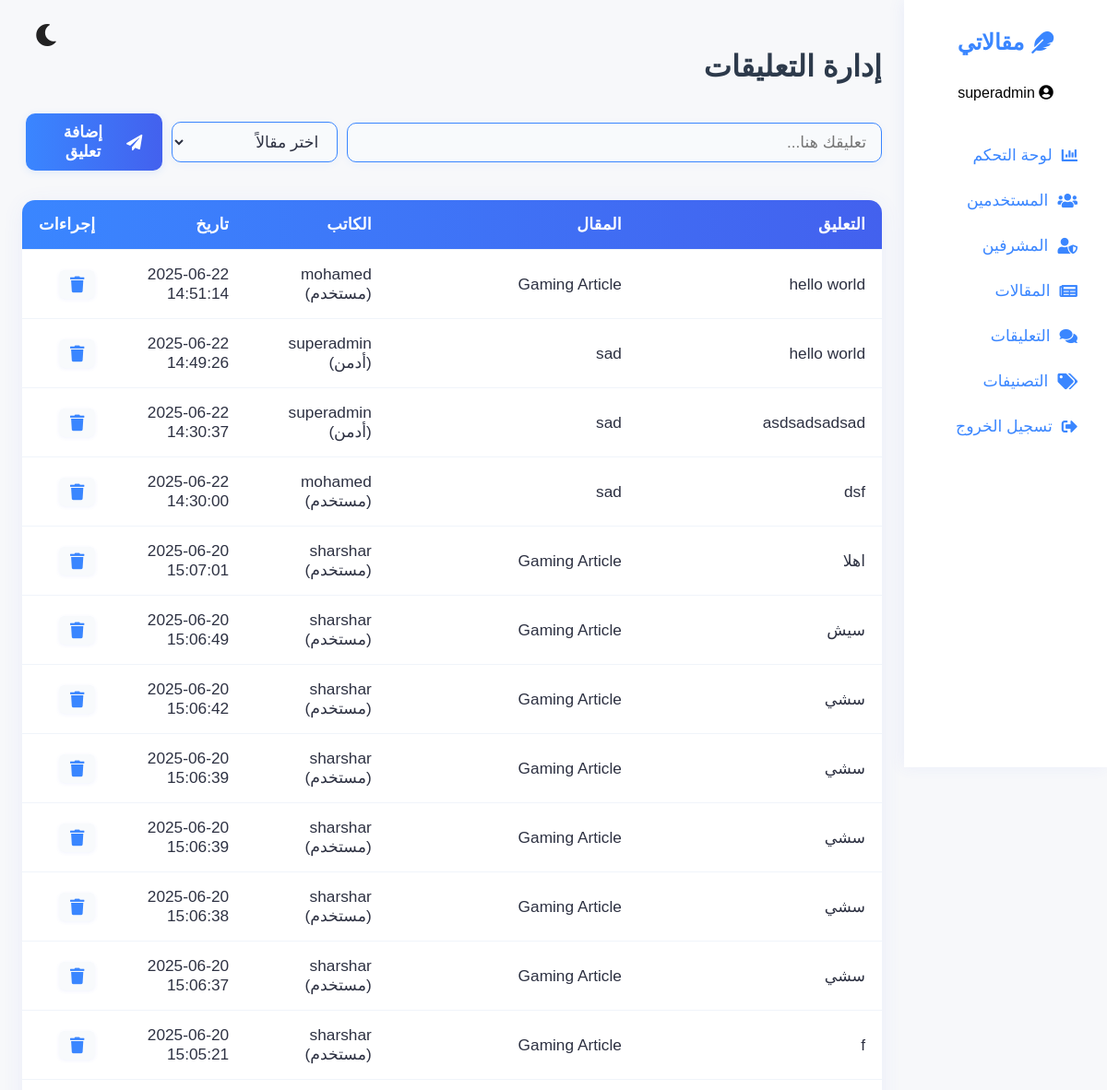
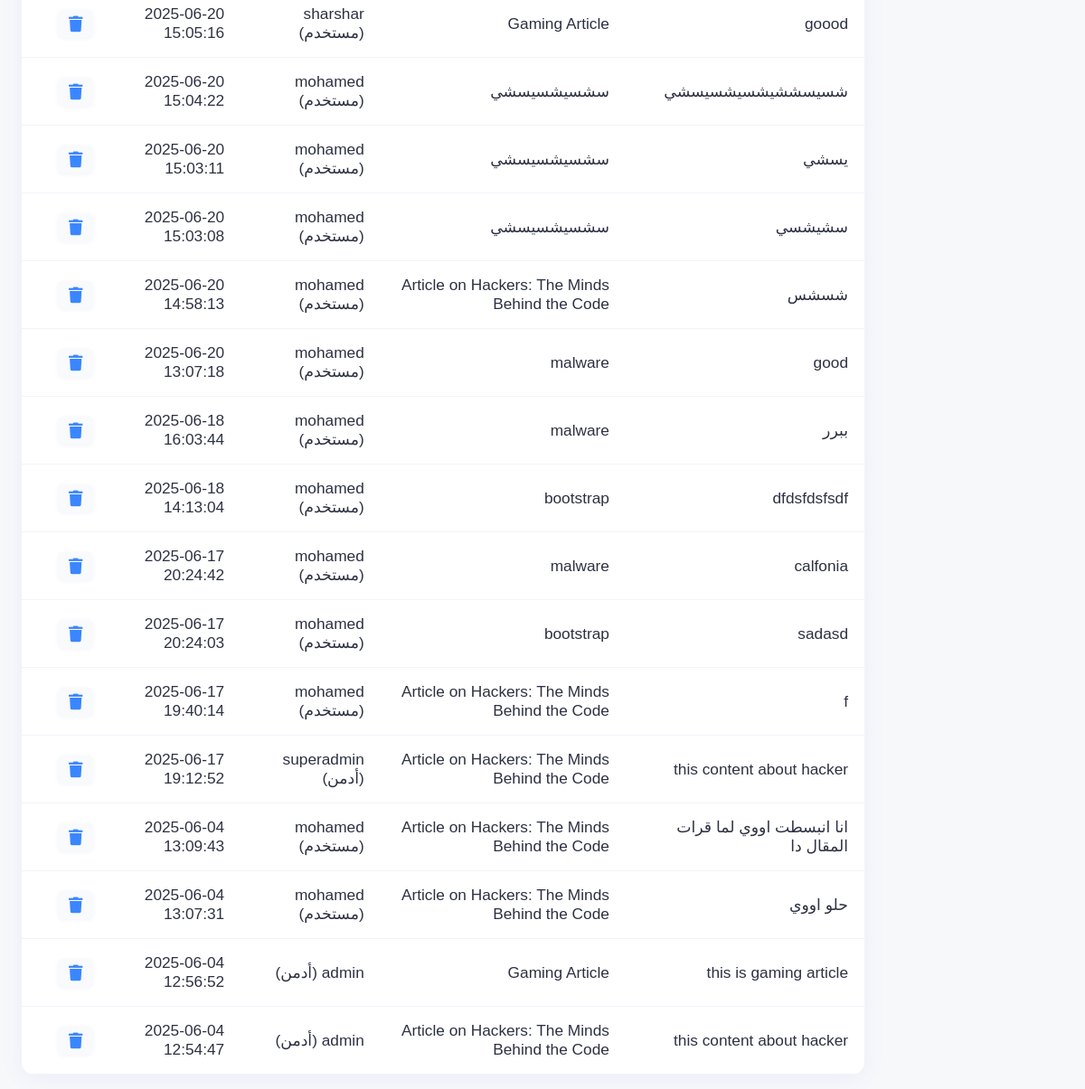
Screenshot of /admin/manage_comments.php (signed in) with the database file from the repository (2 pictures, top to bottom).
### tables this page shows
CREATE TABLE `comments` (
  `id` int NOT NULL,
  `article_id` int NOT NULL,
  `user_id` int DEFAULT NULL,
  `admin_id` int DEFAULT NULL,
  `content` text NOT NULL,
  `is_admin` tinyint(1) DEFAULT '0',
  `status` enum('pending','approved','rejected') DEFAULT 'approved',
  `created_at` timestamp NOT NULL DEFAULT CURRENT_TIMESTAMP
);

CREATE TABLE `articles` (
  `id` int NOT NULL,
  `title` varchar(255) NOT NULL,
  `content` text NOT NULL,
  `image` varchar(100) DEFAULT NULL,
  `created_at` timestamp NOT NULL DEFAULT CURRENT_TIMESTAMP,
  `category_id` int DEFAULT NULL,
  `user_id` int DEFAULT NULL,
  `admin_id` int DEFAULT NULL
);

CREATE TABLE `users` (
  `id` int NOT NULL,
  `username` varchar(50) NOT NULL,
  `email` varchar(100) NOT NULL,
  `password` varchar(255) NOT NULL,
  `created_at` timestamp NOT NULL DEFAULT CURRENT_TIMESTAMP,
  `updated_at` datetime DEFAULT CURRENT_TIMESTAMP ON UPDATE CURRENT_TIMESTAMP,
  `is_active` tinyint(1) DEFAULT '1',
  `reset_token` varchar(100) DEFAULT NULL,
  `reset_expires` datetime DEFAULT NULL
);

### admin/manage_comments.php (the view, shortened to what this page needs)
<?php
require_once '../db.php';
$comments = $pdo->query("SELECT c.*, a.title,
    admins.adminname AS admin_name,
    users.username AS user_name
FROM comments c
JOIN articles a ON c.article_id = a.id
LEFT JOIN admins ON c.admin_id = admins.id
LEFT JOIN users ON c.user_id = users.id
ORDER BY c.created_at DESC")->fetchAll(PDO::FETCH_ASSOC);
?>
<!DOCTYPE html>
<html lang="ar">
<head>
    <link rel="stylesheet" href="https://cdnjs.cloudflare.com/ajax/libs/font-awesome/5.15.1/css/all.min.css">
    <link rel="stylesheet" href="https://cdnjs.cloudflare.com/ajax/libs/animate.css/4.1.1/animate.min.css">
</head>
<body>
<?php include 'sidebar.php'; ?>
<main class="main-content">
    <h1 class="dashboard-title animate__animated animate__fadeInDown">إدارة التعليقات</h1>
    <div class="add-comment-admin-modal" style="margin-bottom:24px;">
        <form action="manage_comments.php" method="post" style="display:flex;gap:10px;align-items:center;flex-wrap:wrap;">
            <div class="disp add-comment-flex-modern">
                <input type="text" name="comment" placeholder="تعليقك هنا..." required class="modern-input">
                <select name="article_id" required class="modern-select">
                    <option value="">اختر مقالاً</option>
                </select>
                <button type="submit" name="add_comment" class="action-btn modern-search-btn"><i class="fa fa-paper-plane"></i> إضافة تعليق</button>
            </div>
        </form>
    </div>
    <table class="data-table comments-table">
        <thead>
            <tr>
                <th>التعليق</th>
                <th>المقال</th>
                <th>الكاتب</th>
                <th>تاريخ</th>
                <th>إجراءات</th>
            </tr>
        </thead>
        <tbody id="commentsTable">
            <?php foreach($comments as $comment): ?>
            <tr>
                <td><?= htmlspecialchars($comment['content']) ?></td>
                <td><?= htmlspecialchars($comment['title']) ?></td>
                <td>
                    <?php
                        if ($comment['is_admin'] == 1 && !empty($comment['admin_name'])) {
                            echo htmlspecialchars($comment['admin_name']) . ' (أدمن)';
                        } elseif ($comment['is_admin'] == 0 && !empty($comment['user_name'])) {
                            echo htmlspecialchars($comment['user_name']) . ' (مستخدم)';
                        } else {
                            echo '-';
                        }
                    ?>
                </td>
                <td><?= htmlspecialchars($comment['created_at']) ?></td>
                <td>
                    <button type="button" class="action-btn delete-btn" onclick="openDeleteCommentModal(<?= $comment['id'] ?>, '<?= htmlspecialchars(addslashes($comment['content'])) ?>')"><i class="fa fa-trash"></i></button>
                </td>
            </tr>
            <?php endforeach; ?>
        </tbody>
    </table>
</main>
<button id="themeToggle" aria-label="تبديل الوضع" style="position:absolute;left:2rem;top:1.5rem;background:none;border:none;cursor:pointer;font-size:1.5rem;z-index:10;"><i class="fa fa-moon" style="color:#222;"></i></button>
</body>
</html>

### admin/manage_comments.php (style rules this page uses)
body { font-family: 'Cairo', Tahoma, Arial, sans-serif; background: #f7f8fa; margin: 0; padding: 0; direction: rtl; }
.main-content { padding: 2rem 2vw 1rem 2vw; margin-right: 220px; }
.dashboard-title { font-size: 2rem; color: #2d3a4b; margin-bottom: 2rem; font-weight: bold; }
.comments-table { width: 100%; border-collapse: separate; border-spacing: 0; background: #fff; border-radius: 14px; box-shadow: 0 4px 24px rgba(67,97,238,0.07); overflow: hidden; margin-top: 32px; font-size: 1.08rem; direction: rtl; }
.comments-table thead tr { background: linear-gradient(90deg, #3a86ff 0%, #4361ee 100%); color: #fff; }
.comments-table th, .comments-table td { padding: 16px 18px; text-align: right; border-bottom: 1px solid #f0f4fa; }
.comments-table th { font-weight: bold; font-size: 1.1rem; letter-spacing: 0.01em; }
.comments-table tbody tr { transition: background 0.2s; }
.comments-table td { color: #2d3142; }
.action-btn { background: #f8fafc; border: none; border-radius: 6px; color: #3a86ff; padding: 7px 12px; margin-left: 4px; font-size: 1.1rem; cursor: pointer; transition: background 0.2s, color 0.2s; box-shadow: 0 1px 4px rgba(67,97,238,0.07); display: inline-flex; align-items: center; justify-content: center; }
form { display: flex; flex-direction: column; align-items: center; width: 100%; }
.add-comment-flex-modern { display: flex; align-items: center; gap: 10px; width: 100%; }
.add-comment-flex-modern .modern-input { order: 1; flex: 0 1 80%; max-width: 80%; min-width: 120px; padding: 10px 16px; border-radius: 10px; border: 1.5px solid #3a86ff; background: #f8fafc; font-size: 1.08rem; color: #2d3142; box-shadow: 0 2px 8px #3a86ff11; transition: border 0.2s, box-shadow 0.2s; outline: none; font-family: inherit; font-weight: 500; }
.add-comment-flex-modern .modern-select { order: 2; flex: 0 0 180px; min-width: 120px; max-width: 220px; padding: 10px 16px; border-radius: 10px; border: 1.5px solid #3a86ff; background: #f8fafc; font-size: 1.08rem; color: #2d3142; box-shadow: 0 2px 8px #3a86ff11; transition: border 0.2s, box-shadow 0.2s; outline: none; font-family: inherit; font-weight: 500; }
.add-comment-flex-modern .modern-search-btn { order: 3; flex: 0 1 20%; max-width: 20%; min-width: 120px; background: linear-gradient(90deg, #3a86ff 0%, #4361ee 100%); color: #fff; border: none; border-radius: 10px; padding: 10px 22px; font-size: 1.08rem; font-weight: bold; box-shadow: 0 2px 8px #3a86ff22; display: flex; align-items: center; gap: 7px; transition: background 0.2s, box-shadow 0.2s; cursor: pointer; justify-content: center; }

### rows the page displays
comments: content "hello world", article.title "Gaming Article", user.username "mohamed", created_at "2025-06-22 14:51:14"
comments: content "hello world", article.title "sad", admin.adminname "superadmin", created_at "2025-06-22 14:49:26"
comments: content "asdsadsadsad", article.title "sad", admin.adminname "superadmin", created_at "2025-06-22 14:30:37"
comments: content "dsf", article.title "sad", user.username "mohamed", created_at "2025-06-22 14:30:00"
comments: content "اهلا", article.title "Gaming Article", user.username "sharshar", created_at "2025-06-20 15:07:01"
comments: content "سيش", article.title "Gaming Article", user.username "sharshar", created_at "2025-06-20 15:06:49"
comments: content "سشي", article.title "Gaming Article", user.username "sharshar", created_at "2025-06-20 15:06:42"
comments: content "سشي", article.title "Gaming Article", user.username "sharshar", created_at "2025-06-20 15:06:39"
comments: content "سشي", article.title "Gaming Article", user.username "sharshar", created_at "2025-06-20 15:06:39"
comments: content "سشي", article.title "Gaming Article", user.username "sharshar", created_at "2025-06-20 15:06:38"
comments: content "سشي", article.title "Gaming Article", user.username "sharshar", created_at "2025-06-20 15:06:37"
comments: content "f", article.title "Gaming Article", user.username "sharshar", created_at "2025-06-20 15:05:21"
comments: content "goood", article.title "Gaming Article", user.username "sharshar", created_at "2025-06-20 15:05:16"
comments: content "شسيسششيشسيشسيسشي", article.title "سشسيشسيسشي", user.username "mohamed", created_at "2025-06-20 15:04:22"
comments: content "يسشي", article.title "سشسيشسيسشي", user.username "mohamed", created_at "2025-06-20 15:03:11"
comments: content "سشيشسي", article.title "سشسيشسيسشي", user.username "mohamed", created_at "2025-06-20 15:03:08"
comments: content "شسشس", article.title "Article on Hackers: The Minds Behind the Code", user.username "mohamed", created_at "2025-06-20 14:58:13"
comments: content "good", article.title "malware", user.username "mohamed", created_at "2025-06-20 13:07:18"
comments: content "ببرر", article.title "malware", user.username "mohamed", created_at "2025-06-18 16:03:44"
comments: content "dfdsfdsfsdf", article.title "bootstrap", user.username "mohamed", created_at "2025-06-18 14:13:04"
comments: content "calfonia", article.title "malware", user.username "mohamed", created_at "2025-06-17 20:24:42"
comments: content "sadasd", article.title "bootstrap", user.username "mohamed", created_at "2025-06-17 20:24:03"
comments: content "f", article.title "Article on Hackers: The Minds Behind the Code", user.username "mohamed", created_at "2025-06-17 19:40:14"
comments: content "this content about hacker", article.title "Article on Hackers: The Minds Behind the Code", admin.adminname "superadmin", created_at "2025-06-17 19:12:52"
comments: content "انا انبسطت اووي لما قرات المقال دا", article.title "Article on Hackers: The Minds Behind the Code", user.username "mohamed", created_at "2025-06-04 13:09:43"
comments: content "حلو اووي", article.title "Article on Hackers: The Minds Behind the Code", user.username "mohamed", created_at "2025-06-04 13:07:31"
comments: content "this is gaming article", article.title "Gaming Article", created_at "2025-06-04 12:56:52"
comments: content "this content about hacker", article.title "Article on Hackers: The Minds Behind the Code", created_at "2025-06-04 12:54:47"

### other values shown
$_SESSION['admin_username'] "superadmin"
